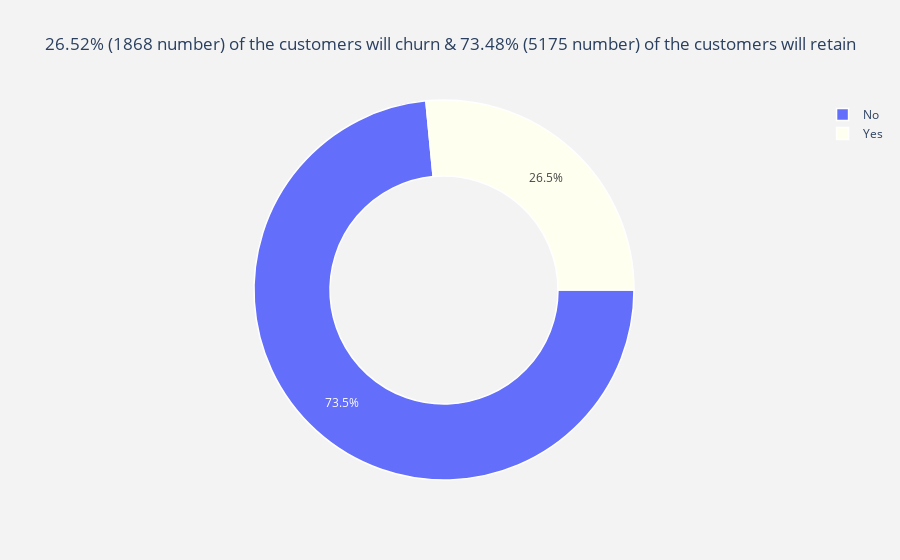

Notebook code cell kept with this figure:
### Code cell
import plotly.graph_objs as go
import plotly.offline as po

# Visualization of Total Customer Churn

churn_labels = data["Churn"].value_counts().keys().tolist()
churn_values = data["Churn"].value_counts().values.tolist()

plot_data= [go.Pie(labels = churn_labels,values = churn_values,marker = dict(colors = [ 'yello', 'Ivory'],line = dict(color = "white",width = 1.5)),rotation = 90,hoverinfo = "label+value+text",hole = .6)]

# Total Number of Customers that will churn
count_churn_yes = data[data.Churn == 'Yes'].shape[0]
# Total Number of Customers that will not churn
count_churn_no = data[data.Churn == 'No'].shape[0]

# Percentage of customer that will churn
percent_churn_yes = round((count_churn_yes / (count_churn_yes + count_churn_no) * 100),2)
# Percentage of customer that will not churn (retain)
percent_churn_no = round((count_churn_no / (count_churn_yes + count_churn_no) * 100 ),2)


plot_layout = go.Layout(dict(title = f'{percent_churn_yes}% ({count_churn_yes} number) of the customers will churn & {percent_churn_no}% ({count_churn_no} number) of the customers will retain',
                             plot_bgcolor = "rgb(243,243,243)",
                             paper_bgcolor = "rgb(243,243,243)",))


fig = go.Figure(data=plot_data, layout=plot_layout)
po.iplot(fig)

### Figure 1 — Plotly figure (JSON) as saved in the notebook; plotly's stock layout.template omitted (floating-point values rounded to 4 significant figures)
{"data": [{"hole": 0.6, "hoverinfo": "label+value+text", "labels": ["No", "Yes"], "marker": {"colors": ["yello", "Ivory"], "line": {"color": "white", "width": 1.5}}, "rotation": 90, "type": "pie", "values": [5175, 1868]}], "layout": {"paper_bgcolor": "rgb(243,243,243)", "plot_bgcolor": "rgb(243,243,243)", "title": {"text": "26.52% (1868 number) of the customers will churn & 73.48% (5175 number) of the customers will retain"}}}
